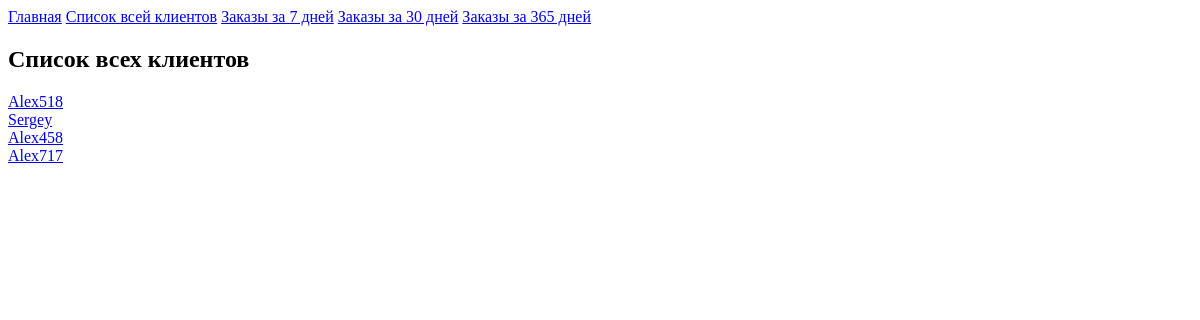
Page /client_all/ on the earlier database version.
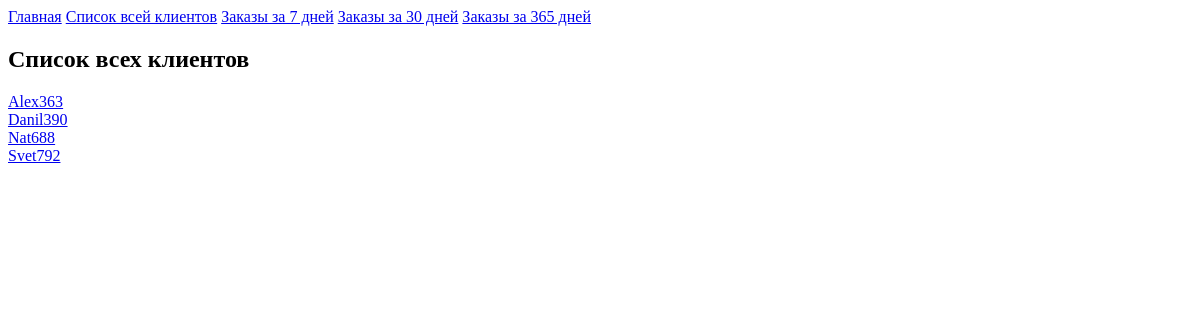
Same page on the later database version.
### shopapp/models.py (models this page shows, shortened)
class Client(models.Model):
    name_client = models.CharField(max_length=30)
    email = models.EmailField()
    number_phone = models.CharField(max_length=12)
    address = models.CharField(max_length=100)
    registration_date_client = models.DateField()

### shopapp/views.py (the view)
# urls.py: path('client_all/', views.client_all, name='client_all'),
def client_all(request):
    clients = Client.objects.all()
    return render(request, 'shopapp/client_all.html', {'clients': clients})

### shopapp/templates/shopapp/client_all.html (shortened to what this page needs)
{% extends 'shopapp/base.html' %}
{% block content %}
<h1>Список всех клиентов</h1>
{% for client in clients %}
<a href="{% url 'client_order_id' client.id %}">{{ client.name_client }}</a><br>
{% endfor %}
{% endblock %}

Differences in the rows shown:
removed Client: name_client "Alex518"
removed Client: name_client "Sergey"
removed Client: name_client "Alex458"
removed Client: name_client "Alex717"
added Client: name_client "Alex363"
added Client: name_client "Danil390"
added Client: name_client "Nat688"
added Client: name_client "Svet792"
